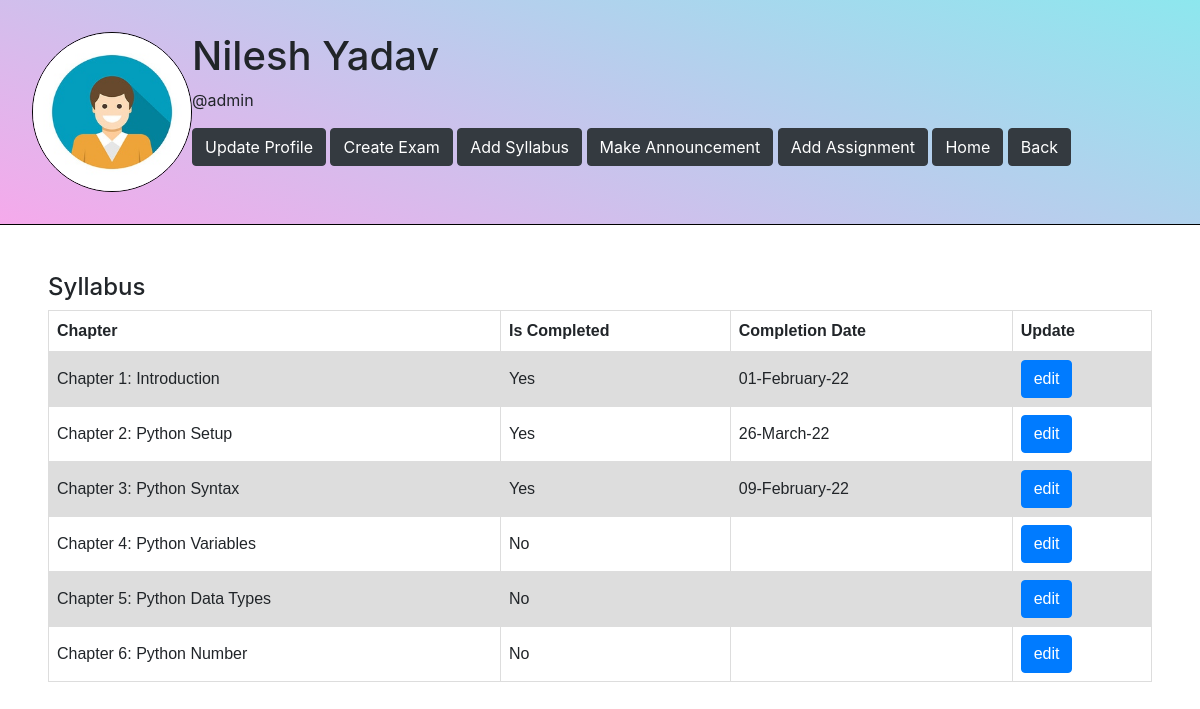
Before: /syllabus/update-list (signed in) with the older database file.
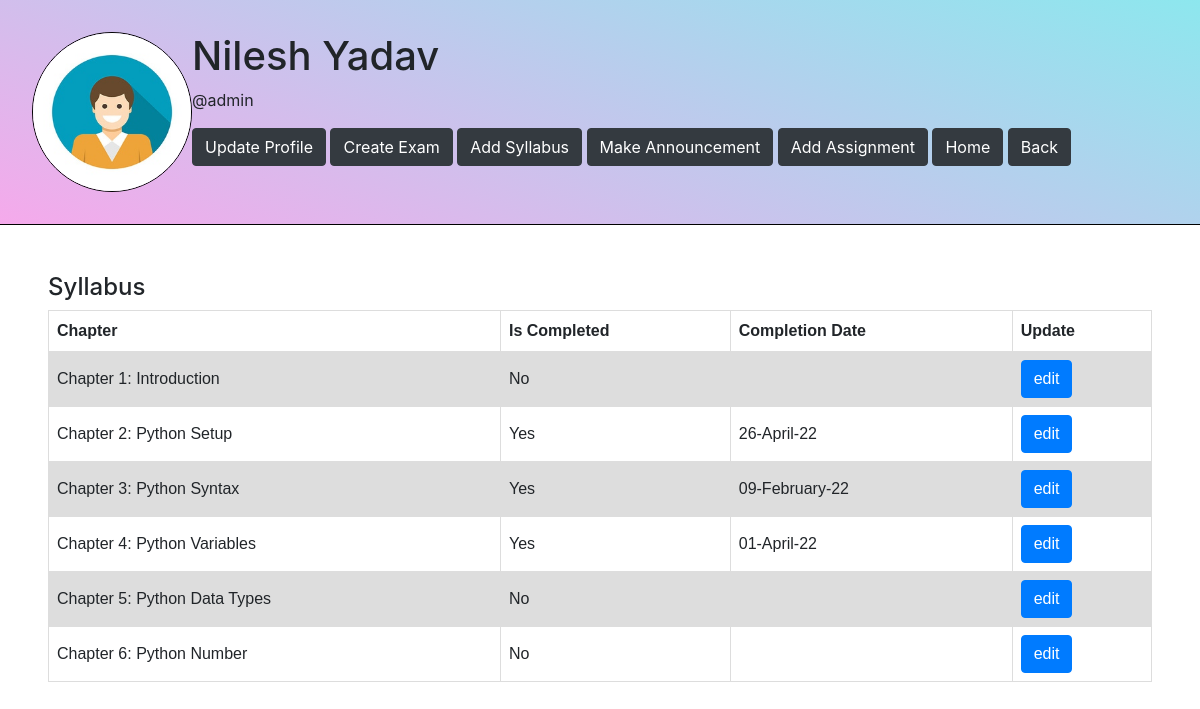
After: the same page with the newer database file.
### classroom/models.py (models this page shows, shortened)
class Curriculum(models.Model):
    chapter = models.CharField(max_length=200)
    subject = models.ForeignKey(Subject, on_delete=models.CASCADE, related_name='curriculums')
    is_complete = models.BooleanField(default=False)
    completion_date = models.DateTimeField(null=True,blank=True)

### syllabus/views.py (the view)
# urls.py: path('update-list', views.update_list, name='update-syllabus-list'),
def update_list(request):
    teacher = request.user.teacher
    subject = teacher.subject
    syllabus_qs = Curriculum.objects.filter(subject = subject)
    context = {
        'teacher': teacher,
        'subject':subject,
        'syllabus_qs': syllabus_qs,
    }
    return render (request, 'syllabus/update-list.html', context)

### syllabus/templates/syllabus/update-list.html (shortened to what this page needs)
{% extends 'users/teacher_base.html' %}
{% load static %}
{% block content %}
<div class="dashboard">
    <h4>Syllabus</h4>
    <table>
        <tr>
            <th>Chapter</th>
            <th>Is Completed</th>
            <th>Completion Date</th>
            <th>Update</th>
        </tr>
        {% for syllabus in syllabus_qs %}
        <tr>
            <td>{{syllabus.chapter}}</td>
            {% if syllabus.is_complete %}
            <td>Yes</td>
            {% else %}
            <td>No</td>
            {% endif %}
            <td>{{syllabus.completion_date | date:'d-F-y' }}</td>
            <td><a href='{% url "update-syllabus" syllabus.pk %}' class="btn btn-primary text-white">edit</a></td>
        </tr>
        {% endfor %}
    </table>
</div>
{% endblock content %}

Changed rows visible on the page:
changed Curriculum "Chapter 1: Introduction": completion_date "01-February-22" → (not shown); is_complete "Yes" → "No"
changed Curriculum "Chapter 2: Python Setup": completion_date "26-March-22" → "26-April-22"
changed Curriculum "Chapter 4: Python Variables": completion_date (not shown) → "01-April-22"; is_complete "No" → "Yes"
